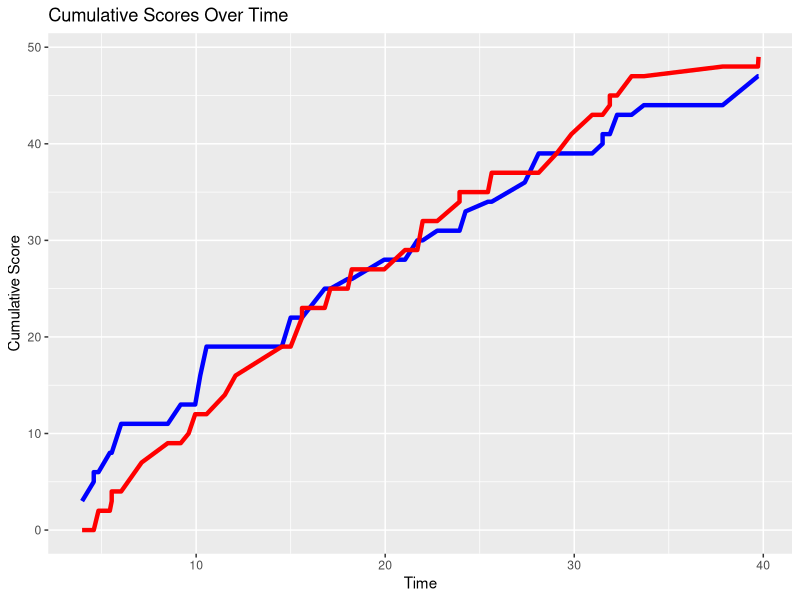

Write the R code that produced this figure. (Note: this script raises an error after producing the figure.)
#SPORTS GRAPH

#loading the data
data<- read.table("UWvMSU_1-22-13.txt", header = TRUE)
#making columns for cumulative scores 
data['UW_Cumulative_Score'] <- 0
data['MSU_Cumulative_Score'] <- 0

data$UW_Cumulative_Score[1] = data$score[1]

for (i in 2:length(data$score)) {
  if (data$team[i] == "UW") {
    data$UW_Cumulative_Score[i] = ((data$UW_Cumulative_Score[i-1])+data$score[i])
  } else {
    data$UW_Cumulative_Score[i] = ((data$UW_Cumulative_Score[i-1]))
  }
  if (data$team[i] == "MSU") {
    data$MSU_Cumulative_Score[i] = ((data$MSU_Cumulative_Score[i-1])+data$score[i])
  } else {
    data$MSU_Cumulative_Score[i] = ((data$MSU_Cumulative_Score[i-1]))
  }
}

#plotting the graph
library(ggplot2)

ggplot(data, aes(x=time)) +
geom_line(aes(y=UW_Cumulative_Score), color='blue', linewidth=1.5) +
geom_line(aes(y=MSU_Cumulative_Score), color='red', linewidth=1.5) +
labs(title='Cumulative Scores Over Time', x='Time', y='Cumulative Score')



#GUESSING GAME

# Function code making the guess my number game
guess_my_number <- function() {
  target_number <- sample(1:100, 1)
  max_attempts <- 10
  print("I'm thinking of a number 1-100...")

  for (attempt in 1:max_attempts) {
    user_guess <- as.integer(readline(prompt = "Enter your numeric guess: "))
    if (user_guess == target_number) {
      print("Correct!")
      return()
    } else if (user_guess < target_number) {
      print("Higher")
    } else {
      print("Lower")
    }
  }
  print("LOSER! You ran out of guesses.")
}

# Play the game
guess_my_number()
